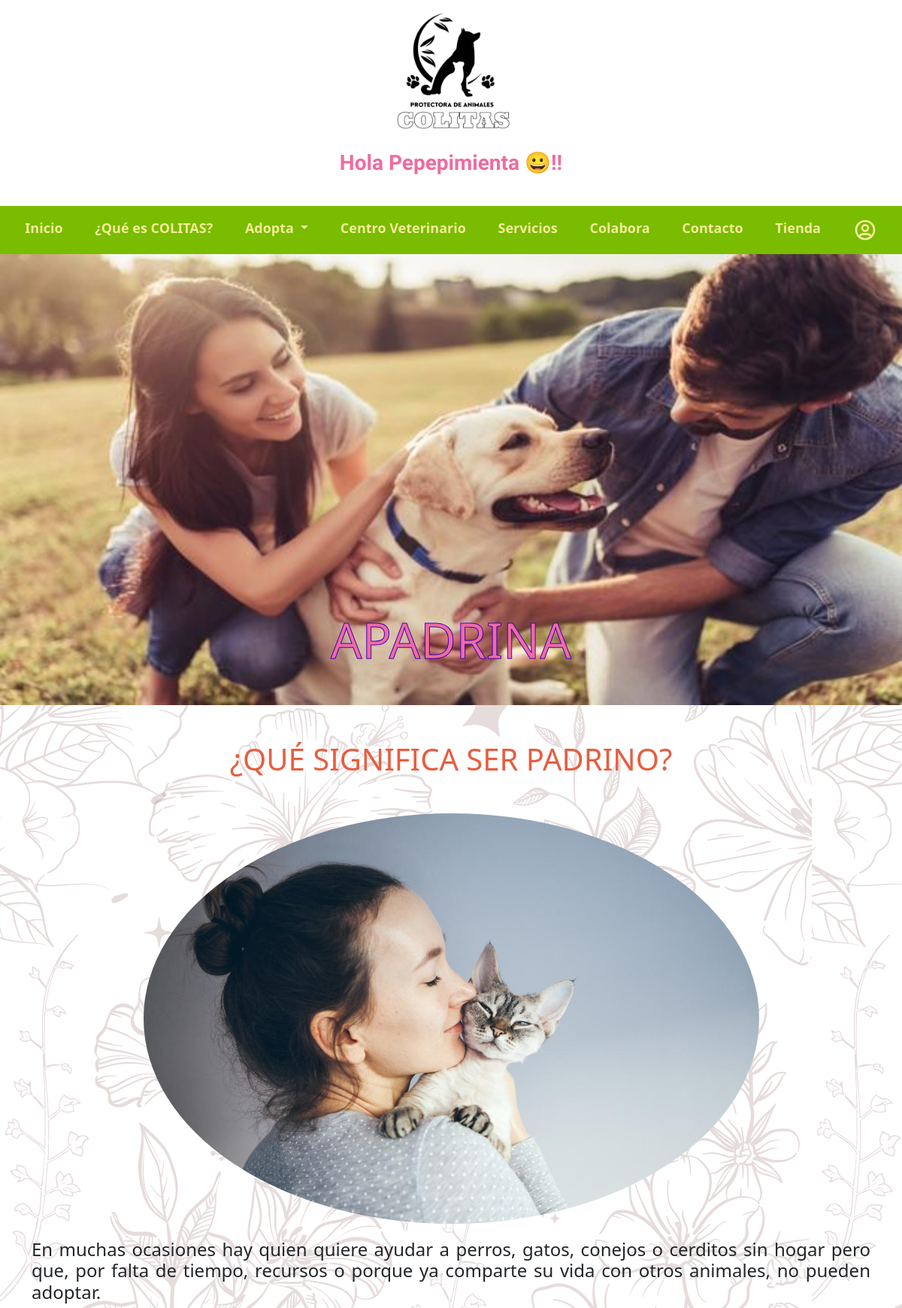
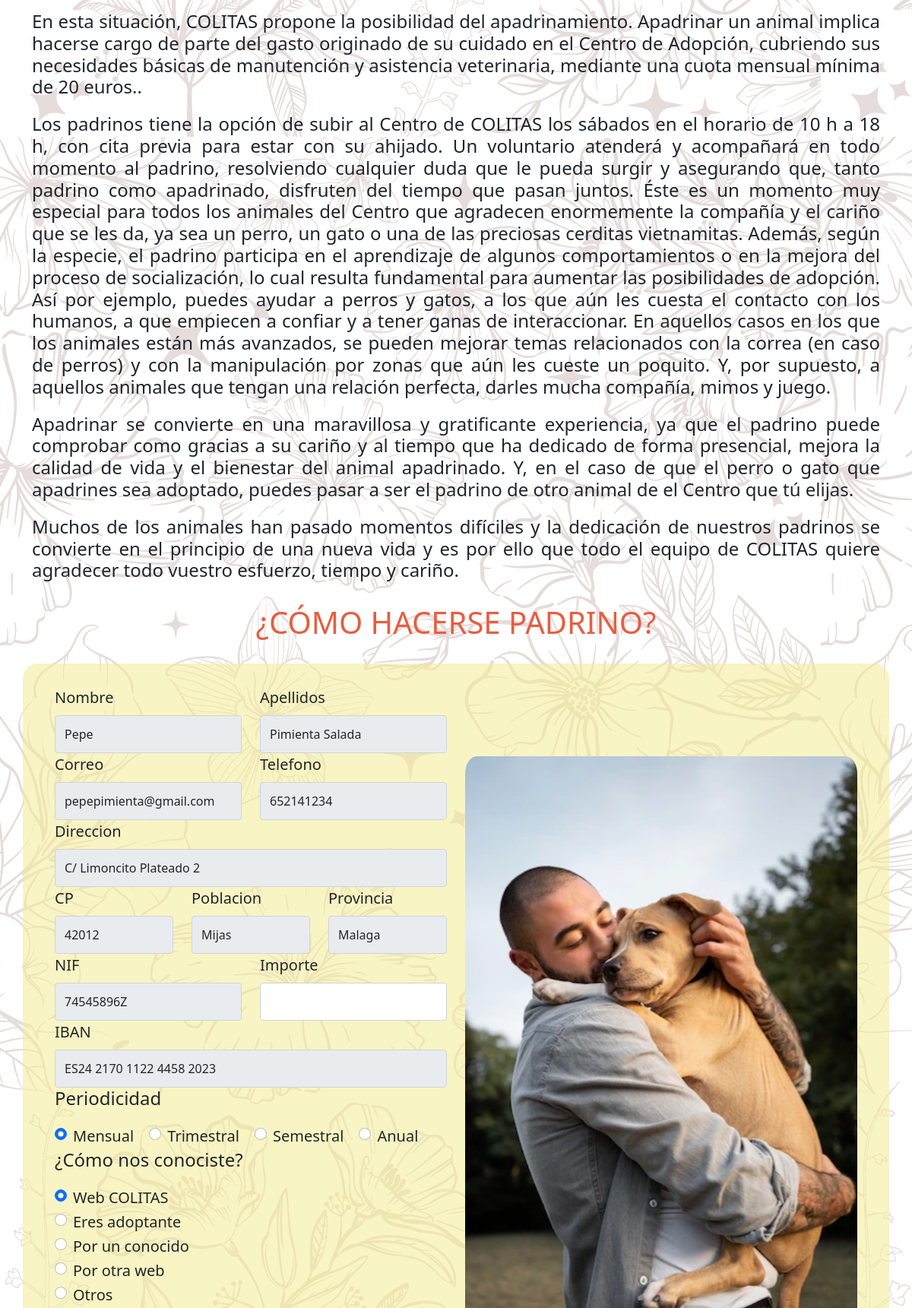
Page /Apadrina.php (signed in, upper part) on the committed database (2 pictures, top to bottom).
### tables this page shows
CREATE TABLE `usuarios` (
  `id_usuario` int(3) NOT NULL,
  `usuario` varchar(20) NOT NULL,
  `contraseña` varchar(20) NOT NULL,
  `nif` varchar(10) NOT NULL,
  `nombres` varchar(30) NOT NULL,
  `apellidos` varchar(50) NOT NULL,
  `correo` varchar(50) NOT NULL,
  `telefono` varchar(20) NOT NULL,
  `direccion` varchar(150) NOT NULL,
  `cp` varchar(5) NOT NULL,
  `poblacion` varchar(50) NOT NULL,
  `provincia` varchar(50) NOT NULL,
  `iban` varchar(24) NOT NULL,
  `id_protectora` int(4) NOT NULL
);

### Apadrina.php (the view, shortened to what this page needs)
<!DOCTYPE html>
<html>
    <head>
        <link href="https://cdn.jsdelivr.net/npm/bootstrap@5.1.3/dist/css/bootstrap.min.css" rel="stylesheet">
        <link href="style.css" rel="stylesheet">
        <?php
            include 'BaseDatos/conexion.php';
        ?>
    </head>
    <body>
        <div class="logo">
            <a class="navbar-brand" href="index.php" title="Inicio">
                <img src="img/logo.png" width="200" height="200">
                <?php if($_SESSION["idusuario"] == 1){ ?>
                    <h3 class="saludo"><?php echo "Hola " . $_SESSION["usuario"] . " &#128526!!"?></h3>
                    <?php }elseif($_SESSION["idusuario"] > 1){ ?>
                    <h3 class="saludo"><?php echo "Hola " . $_SESSION["usuario"] . " &#128512!!"?></h3>
                <?php } ?>
            </a>
        </div>
        <nav class="navbar navbar-expand-lg navbar-dark" style="background-color: #79bc00;">
            <div class="collapse navbar-collapse" id="navbarNavDropdown">
                <div class="container-fluid">
                    <ul class="navbar-nav me-auto my-2 my-lg-0 nav-fill" style="--bs-scroll-height: 100px;">
                        <li class="nav-item">
                            <a class="nav-link" href="index.php">Inicio</a>
                        <li class="nav-item">
                            <a class="nav-link" href="QueEsColitas.php">¿Qué es COLITAS?</a>
                        </li>
                        <li class="nav-item dropdown">
                            <a class="nav-link dropdown-toggle" href="Adopta.html" id="navbarDropdown" role="button" data-bs-toggle="dropdown" aria-expanded="false">
                                Adopta
                            </a>
                        </li>
                        <li class="nav-item">
                            <a class="nav-link" href="CentroVeterinario.php">Centro Veterinario</a>
                        </li>
                        <li class="nav-item">
                            <a class="nav-link" href="Servicios.php">Servicios</a>
                        </li>
                        <li class="nav-item">
                            <a class="nav-link" href="Colabora.php">Colabora</a>
                        </li>
                        <li class="nav-item">
                            <a class="nav-link" href="Contacto.php">Contacto</a>
                        </li>
                        <li class="nav-item">
                            <a class="nav-link" data-bs-toggle="modal" data-bs-target="#modalTienda">Tienda</a>
                        </li>
                        <li class="nav-item">
                            <a class="nav-link" href="Login/login.php">
                            </a>
                        </li>
                    </ul>
                </div>
            </div>
        </nav>
        <div id="carouselIndicators" class="carousel slide cabecera" data-bs-ride="carousel">
            <div class="carousel-inner">
                <div class="carousel-item active fondoc">
                    <img src="img/apadrina.jpg"  class="d-block w-80 img-fluid" alt="Donacion">
                    <div class="carousel-caption d-none d-md-block headerColitas">
                        <h2>Apadrina</h2>
                    </div>
                </div>
            </div>
        </div>
        <div class="container mt-5 mb-4">
            <h1>¿Qué significa ser padrino?</h1>
            <div class="container mt-5">
                <div class="row">
                    <div class="d-xxl-none">
                        <div id="carouselExampleInterval4" class="carousel slide carruselserv" data-bs-ride="carousel">
                            <div class="carousel-inner">
                                <div class="carousel-item" data-bs-interval="2000">
                                    <img src="img/ap2.jpg" class="d-block w-75 h-75" alt="serv2">
                                </div>
                            </div>
                        </div>
                    </div>
                </div>
            </div>
            <div class="d-none d-sm-block d-md-block d-xxl-none">
                <div class="col-md-12">
                    <h4>En muchas ocasiones hay quien quiere ayudar a perros, gatos, conejos o cerditos sin hogar pero que, por falta de tiempo, recursos o porque ya comparte su vida con otros animales, no pueden adoptar.</h4>
                    <h4>En esta situación, COLITAS propone la posibilidad del apadrinamiento. Apadrinar un animal implica hacerse cargo de parte del gasto originado de su cuidado en el Centro de Adopción, cubriendo sus necesidades básicas de manutención y asistencia veterinaria, mediante una cuota mensual mínima de 20 euros..</h4>
                    <h4>Los padrinos tiene la opción de subir al Centro de COLITAS los sábados en el horario de 10 h a 18 h, con cita previa para estar con su ahijado. Un voluntario atenderá y acompañará en todo momento al padrino, resolviendo cualquier duda que le pueda surgir y asegurando que, tanto padrino como apadrinado, disfruten del tiempo que pasan juntos. Éste es un momento muy especial para todos los animales del Centro que agradecen enormemente la compañía y el cariño que se les da, ya sea un perro, un gato o una de las preciosas cerditas vietnamitas. Además, según la especie, el padrino participa en el aprendizaje de algunos comportamientos o en la mejora del proceso de socialización, lo cual resulta fundamental para aumentar las posibilidades de adopción. Así por ejemplo, puedes ayudar a perros y gatos, a los que aún les cuesta el contacto con los humanos, a que empiecen a confiar y a tener ganas de interaccionar. En aquellos casos en los que los animales están más avanzados, se pueden mejorar temas relacionados con la correa (en caso de perros) y con la manipulación por zonas que aún les cueste un poquito. Y, por supuesto, a aquellos animales que tengan una relación perfecta, darles mucha compañía, mimos y juego.</h4>
                    <h4>Apadrinar se convierte en una maravillosa y gratificante experiencia, ya que el padrino puede comprobar como gracias a su cariño y al tiempo que ha dedicado de forma presencial, mejora la calidad de vida y el bienestar del animal apadrinado. Y, en el caso de que el perro o gato que apadrines sea adoptado, puedes pasar a ser el padrino de otro animal de el Centro que tú elijas.</h4>
                    <h4>Muchos de los animales han pasado momentos difíciles y la dedicación de nuestros padrinos se convierte en el principio de una nueva vida y es por ello que todo el equipo de COLITAS quiere agradecer todo vuestro esfuerzo, tiempo y cariño.</h4>
                </div>
            </div>
            <h1>¿Cómo hacerse padrino?</h1>
            <form method="post" action="BaseDatos/insertarPadrinos.php">
                <div class="row haztesocio align-items-center">
                    <div class="col-lg-6">
                        <div class="row">
                        <?php
                            $usuarioSesion = $_SESSION["idusuario"];
                            $sentencia = $bd -> query("SELECT * FROM usuarios WHERE id_usuario = $usuarioSesion");
                            $usuarios = $sentencia -> fetchAll(PDO::FETCH_OBJ);
                            foreach ($usuarios as $datos){
                        ?>
                            <div class="col-lg-6">
                                <label for="inputnombre" class="form-label">Nombre</label>
                                <input type="text" class="form-control" id="inputnombre" name="nombreAp" value="<?php echo $datos->nombres?>" readonly required>
                            </div>
                            <div class="col-lg-6">
                                <label for="inputapellidos" class="form-label">Apellidos</label>
                                <input type="text" class="form-control" id="inputapellidos" name="apellidosAp" value="<?php echo $datos->apellidos?>" readonly required>
                            </div>
                            <div class="col-lg-6">
                                <label for="inputcorreo" class="form-label">Correo</label>
                                <input type="email" class="form-control" id="inputcorreo" name="correoAp" value="<?php echo $datos->correo?>" readonly required>
                            </div>
                            <div class="col-lg-6">
                                <label for="inputtelefono" class="form-label">Telefono</label>
                                <input type="tel" class="form-control" id="inputtelefono" name="telefonoAp" value="<?php echo $datos->telefono?>" readonly required>
                            </div>
                            <div class="col-lg-12">
                                <label for="inputdireccion" class="form-label">Direccion</label>
                                <input type="text" class="form-control" id="inputAinputdireccionddress" name="direccAp" value="<?php echo $datos->direccion?>" readonly required>
                            </div>
                            <div class="col-lg-4">
                                <label for="inputCP" class="form-label">CP</label>
                                <input type="text" class="form-control" id="inputCP" name="CPAp" value="<?php echo $datos->cp?>" readonly required>
                            </div>
                            <div class="col-lg-4">
                                <label for="inputPoblacion" class="form-label">Poblacion</label>
                                <input type="text" class="form-control" id="inputPoblacion" name="poblacionAp" value="<?php echo $datos->poblacion?>" readonly required>
                            </div>
                            <div class="col-lg-4">
                                <label for="inputProvincia" class="form-label">Provincia</label>
                                <input type="text" class="form-control" id="inputProvincia" name="provinciaAp" value="<?php echo $datos->provincia?>" readonly required>
                            </div>
                            <div class="col-lg-6">
                                <label for="inputNIF" class="form-label">NIF</label>
                                <input type="text" class="form-control" id="inputNIF" name="NIFAp" value="<?php echo $datos->nif?>" readonly required>
                            </div>
                            <div class="col-lg-6">
                                <label for="inputimporte" class="form-label">Importe</label>
                                <input type="number" class="form-control" id="inputimporte" min= "20" name="importeAp" required>
                            </div>
                            <div class="col-lg-12">
                                <label for="inputIBAN" class="form-label">IBAN</label>
                                <input type="text" class="form-control" id="inputIBAN" name="IBANAp" value="<?php echo $datos->iban?>" readonly required>
                            </div>
                            <h4>Periodicidad</h4>
                            <div class="radios d-none d-md-block">
                                <div class="form-check form-check-inline">
                                    <input class="form-check-input" type="radio" name="PeriodicidadAp" id="PeriodicidadR1" value="Mensual" checked>
                                    <label class="form-check-label" for="PeriodicidadR1">
                                        Mensual
                                    </label>
                                </div>
                                <div class="form-check form-check-inline">
                                    <input class="form-check-input" type="radio" name="PeriodicidadAp" id="PeriodicidadR2" value="Trimestral">
                                    <label class="form-check-label" for="PeriodicidadR2">
                                        Trimestral
                                    </label>
                                </div>
                                <div class="form-check form-check-inline">
                                    <input class="form-check-input" type="radio" name="PeriodicidadAp" id="PeriodicidadR3" value="Semestral">
                                    <label class="form-check-label" for="PeriodicidadR3">
                                        Semestral
                                    </label>
                                </div>
                                <div class="form-check form-check-inline">
                                    <input class="form-check-input" type="radio" name="PeriodicidadAp" id="PeriodicidadR4" value="Anual">
                                    <label class="form-check-label" for="PeriodicidadR4">
                                        Anual
                                    </label>
                                </div>
                            </div>
                            <h4>¿Cómo nos conociste?</h4>
                            <div class="radios">
                                <div class="form-check">
                                    <input class="form-check-input" type="radio" name="conocer" id="conocer1" checked>
                                    <label class="form-check-label" for="conocer1">
                                        Web COLITAS
                                    </label>
                                </div>
                                <div class="form-check">
                                    <input class="form-check-input" type="radio" name="conocer" id="conocer2">
                                    <label class="form-check-label" for="conocer2">
                                        Eres adoptante
                                    </label>
                                </div>
                                <div class="form-check">
                                    <input class="form-check-input" type="radio" name="conocer" id="conocer3">
                                    <label class="form-check-label" for="conocer3">
                                        Por un conocido
                                    </label>
                                </div>
                                <div class="form-check">
                                    <input class="form-check-input" type="radio" name="conocer" id="conocer4">
                                    <label class="form-check-label" for="conocer4">
                                        Por otra web
                                    </label>
                                </div>
                                <div class="form-check">
                                    <input class="form-check-input" type="radio" name="conocer" id="conocer5">
                                    <label class="form-check-label" for="conocer5">
                                        Otros
                                    </label>
                                </div>
                            </div>
                        </div>
                    </div>
                    <div class="col-lg-6 d-none d-md-none d-lg-block">
                        <img src="img/apadrina.webp" width="800" class="bordes img-fluid mb-4">
                    </div>
                </div>
                <?php } ?>
            </form>
        </div>
</body>
</html>

### rows in the picture
usuarios: nombreAp "Pepe", apellidosAp "Pimienta Salada", correoAp "pepepimienta@gmail.com", telefonoAp "652141234", direccAp "C/ Limoncito Plateado 2", CPAp "42012", poblacionAp "Mijas", provinciaAp "Malaga", NIFAp "74545896Z", IBANAp "ES24 2170 1122 4458 2023"

### other values in the picture
$_SESSION["usuario"] "Pepepimienta"
